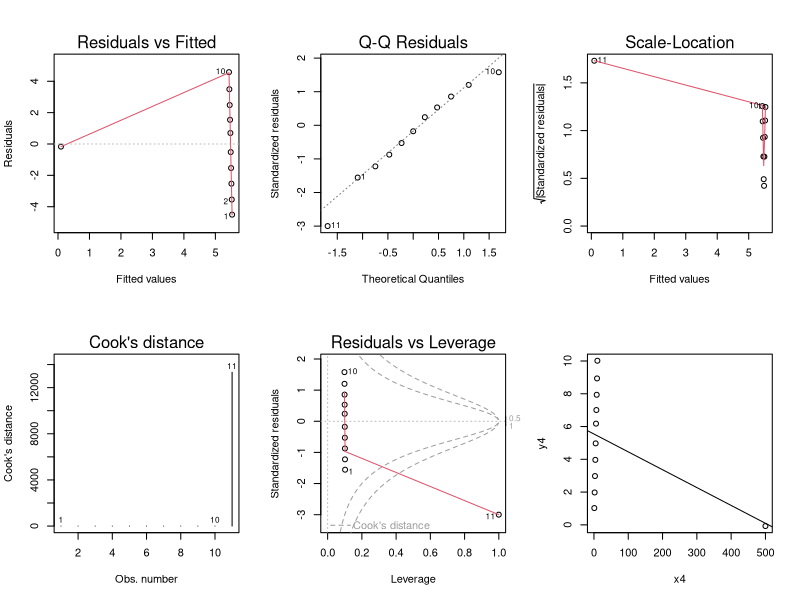

Write the R code that produced this figure.
## Small outlier (not standardized outlier) and large influence


dev.off()
par(mfrow = c(2, 3))
x4 <- c(1:10, 500)
y4 <- c(1:10, 0) + rnorm(11, sd = 0.1)
lm4 <- lm(y4 ~ x4)
plot(lm4, which = 1:5)
plot(y4 ~ x4)
abline(lm4)

## Last point, small residuals
residuals(lm4)

## standardized: the denorminator
## includes the hat value.

## What we obtain via rstandard is what the Wikipedia calls "studentized residuals"
## What we obtain via rstudent is what the Wikipedia calls
## externally studentized

## See also

## Fox and Weisberg, section 8.1

## https://online.stat.psu.edu/stat462/node/247/
## for examples and details (but not using R)

## https://stats.stackexchange.com/a/99723

## https://en.wikipedia.org/wiki/Studentized_residual
## (though the expression for the externally studentized might be confusing)

rstandard(lm4)
rstudent(lm4)



########### Manually

sigma2 <- (1/(11 - 2)) * sum(residuals(lm4)^2)

## Which is the same as
## Sum Sq Residuals
anova(lm4)

## Square of "Residual standard error"
summary(lm4)


resids_standardized <- residuals(lm4)/sqrt(sigma2 * (1 - hatvalues(lm4)))


## compare
resids_standardized
rstandard(lm4)



## The studentized
## The Wikipedia page might be confusing
## The \epsilon are from the model without the specified observation
lm4_11 <- lm(y4[-11] ~ x4[-11])
sigma2_studentized_11 <-  (1/8) * sum(residuals(lm4_11)^2)

resids_student_11 <- residuals(lm4)[11]/sqrt(sigma2_studentized_11 * (1 - hatvalues(lm4)[11]))


rstudent(lm4)
resids_student_11




## Just leave that observation out
rstandard(lm4, type = "predictive")
y4[11] - predict(lm4_11, newdata = data.frame(x4 = 500))



## Studentized, using a different expression
##  (see stackexchange, and notice that 1-h_ii is in denominator)

d11 <- y4[11] - predict(lm4_11, newdata = data.frame(x4 = 500))

d11/sqrt( sigma2_studentized_11/(1 - hatvalues(lm4)[11]) )
